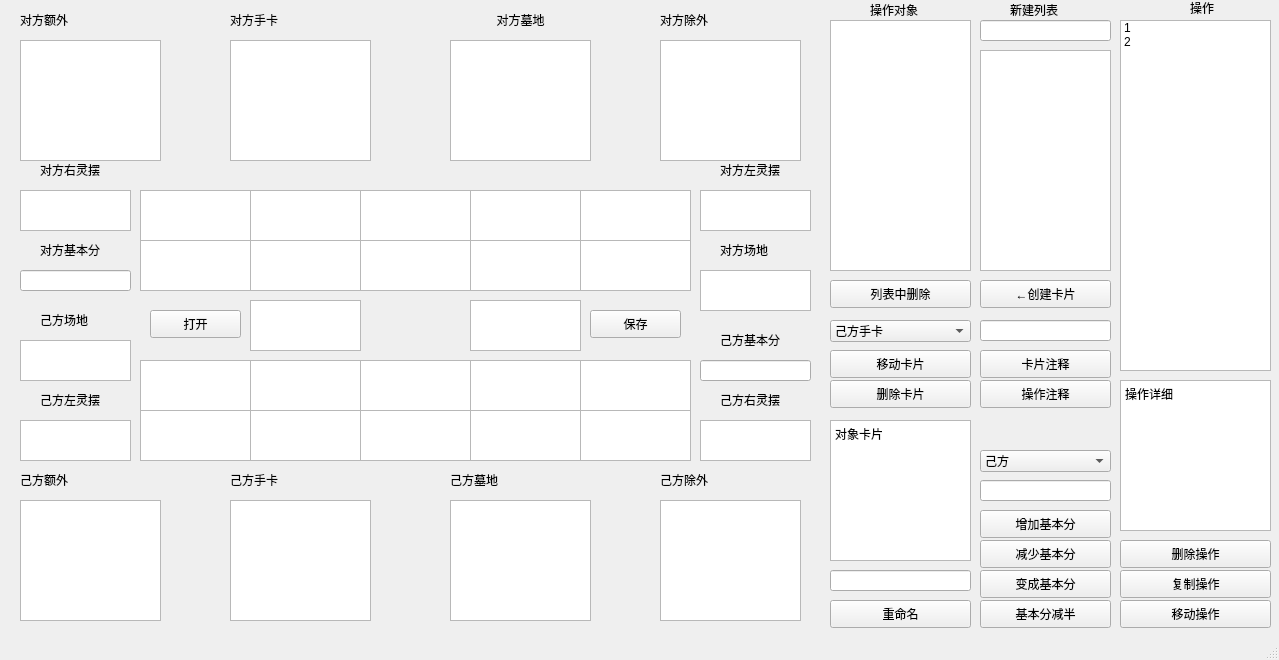
<?xml version="1.0" encoding="UTF-8"?>
<ui version="4.0">
 <class>MainWindow</class>
 <widget class="QMainWindow" name="MainWindow">
  <property name="geometry">
   <rect>
    <x>0</x>
    <y>0</y>
    <width>1279</width>
    <height>660</height>
   </rect>
  </property>
  <property name="windowTitle">
   <string>DuelEditor</string>
  </property>
  <widget class="QWidget" name="centralwidget">
   <widget class="QListWidget" name="Operator_list">
    <property name="geometry">
     <rect>
      <x>1120</x>
      <y>20</y>
      <width>151</width>
      <height>351</height>
     </rect>
    </property>
    <item>
     <property name="text">
      <string>1</string>
     </property>
    </item>
    <item>
     <property name="text">
      <string>2</string>
     </property>
    </item>
   </widget>
   <widget class="QLabel" name="label_ope">
    <property name="geometry">
     <rect>
      <x>1190</x>
      <y>0</y>
      <width>41</width>
      <height>16</height>
     </rect>
    </property>
    <property name="text">
     <string>操作</string>
    </property>
   </widget>
   <widget class="QTextBrowser" name="Operator_detail">
    <property name="geometry">
     <rect>
      <x>1120</x>
      <y>380</y>
      <width>151</width>
      <height>151</height>
     </rect>
    </property>
    <property name="html">
     <string>&lt;!DOCTYPE HTML PUBLIC &quot;-//W3C//DTD HTML 4.0//EN&quot; &quot;http://www.w3.org/TR/REC-html40/strict.dtd&quot;&gt;
&lt;html&gt;&lt;head&gt;&lt;meta name=&quot;qrichtext&quot; content=&quot;1&quot; /&gt;&lt;style type=&quot;text/css&quot;&gt;
p, li { white-space: pre-wrap; }
&lt;/style&gt;&lt;/head&gt;&lt;body style=&quot; font-family:'SimSun'; font-size:9pt; font-weight:400; font-style:normal;&quot;&gt;
&lt;p style=&quot; margin-top:0px; margin-bottom:0px; margin-left:0px; margin-right:0px; -qt-block-indent:0; text-indent:0px;&quot;&gt;操作详细&lt;/p&gt;&lt;/body&gt;&lt;/html&gt;</string>
    </property>
   </widget>
   <widget class="QLabel" name="label_target">
    <property name="geometry">
     <rect>
      <x>870</x>
      <y>0</y>
      <width>81</width>
      <height>20</height>
     </rect>
    </property>
    <property name="text">
     <string>操作对象</string>
    </property>
   </widget>
   <widget class="QListWidget" name="Target_list">
    <property name="geometry">
     <rect>
      <x>830</x>
      <y>20</y>
      <width>141</width>
      <height>251</height>
     </rect>
    </property>
   </widget>
   <widget class="QPushButton" name="Delete_target">
    <property name="geometry">
     <rect>
      <x>830</x>
      <y>280</y>
      <width>141</width>
      <height>28</height>
     </rect>
    </property>
    <property name="text">
     <string>列表中删除</string>
    </property>
   </widget>
   <widget class="QTextBrowser" name="Target_detail">
    <property name="geometry">
     <rect>
      <x>830</x>
      <y>420</y>
      <width>141</width>
      <height>141</height>
     </rect>
    </property>
    <property name="html">
     <string>&lt;!DOCTYPE HTML PUBLIC &quot;-//W3C//DTD HTML 4.0//EN&quot; &quot;http://www.w3.org/TR/REC-html40/strict.dtd&quot;&gt;
&lt;html&gt;&lt;head&gt;&lt;meta name=&quot;qrichtext&quot; content=&quot;1&quot; /&gt;&lt;style type=&quot;text/css&quot;&gt;
p, li { white-space: pre-wrap; }
&lt;/style&gt;&lt;/head&gt;&lt;body style=&quot; font-family:'SimSun'; font-size:9pt; font-weight:400; font-style:normal;&quot;&gt;
&lt;p style=&quot; margin-top:0px; margin-bottom:0px; margin-left:0px; margin-right:0px; -qt-block-indent:0; text-indent:0px;&quot;&gt;对象卡片&lt;/p&gt;&lt;/body&gt;&lt;/html&gt;</string>
    </property>
   </widget>
   <widget class="QPushButton" name="CreateCard_Button">
    <property name="geometry">
     <rect>
      <x>980</x>
      <y>280</y>
      <width>131</width>
      <height>28</height>
     </rect>
    </property>
    <property name="text">
     <string>←创建卡片</string>
    </property>
   </widget>
   <widget class="QPushButton" name="MoveCard_Button">
    <property name="geometry">
     <rect>
      <x>830</x>
      <y>350</y>
      <width>141</width>
      <height>28</height>
     </rect>
    </property>
    <property name="text">
     <string>移动卡片</string>
    </property>
   </widget>
   <widget class="QPushButton" name="CommentCard_Button">
    <property name="geometry">
     <rect>
      <x>980</x>
      <y>350</y>
      <width>131</width>
      <height>28</height>
     </rect>
    </property>
    <property name="text">
     <string>卡片注释</string>
    </property>
   </widget>
   <widget class="QPushButton" name="Comment_Button">
    <property name="geometry">
     <rect>
      <x>980</x>
      <y>380</y>
      <width>131</width>
      <height>28</height>
     </rect>
    </property>
    <property name="text">
     <string>操作注释</string>
    </property>
   </widget>
   <widget class="QWidget" name="DuelFrame" native="true">
    <property name="geometry">
     <rect>
      <x>10</x>
      <y>0</y>
      <width>811</width>
      <height>631</height>
     </rect>
    </property>
    <widget class="QListWidget" name="Self_Ex">
     <property name="geometry">
      <rect>
       <x>10</x>
       <y>500</y>
       <width>141</width>
       <height>121</height>
      </rect>
     </property>
    </widget>
    <widget class="QLabel" name="label_self_hands">
     <property name="geometry">
      <rect>
       <x>10</x>
       <y>470</y>
       <width>141</width>
       <height>20</height>
      </rect>
     </property>
     <property name="text">
      <string>己方额外</string>
     </property>
    </widget>
    <widget class="QListWidget" name="Self_Hand">
     <property name="geometry">
      <rect>
       <x>220</x>
       <y>500</y>
       <width>141</width>
       <height>121</height>
      </rect>
     </property>
    </widget>
    <widget class="QLabel" name="label_self_hands_2">
     <property name="geometry">
      <rect>
       <x>220</x>
       <y>470</y>
       <width>141</width>
       <height>20</height>
      </rect>
     </property>
     <property name="text">
      <string>己方手卡</string>
     </property>
    </widget>
    <widget class="QLabel" name="label_self_hands_3">
     <property name="geometry">
      <rect>
       <x>710</x>
       <y>390</y>
       <width>81</width>
       <height>20</height>
      </rect>
     </property>
     <property name="text">
      <string>己方右灵摆</string>
     </property>
    </widget>
    <widget class="QListWidget" name="Self_S1">
     <property name="geometry">
      <rect>
       <x>130</x>
       <y>410</y>
       <width>111</width>
       <height>51</height>
      </rect>
     </property>
    </widget>
    <widget class="QListWidget" name="Self_S2">
     <property name="geometry">
      <rect>
       <x>240</x>
       <y>410</y>
       <width>111</width>
       <height>51</height>
      </rect>
     </property>
    </widget>
    <widget class="QListWidget" name="Self_S3">
     <property name="geometry">
      <rect>
       <x>350</x>
       <y>410</y>
       <width>111</width>
       <height>51</height>
      </rect>
     </property>
    </widget>
    <widget class="QListWidget" name="Self_S4">
     <property name="geometry">
      <rect>
       <x>460</x>
       <y>410</y>
       <width>111</width>
       <height>51</height>
      </rect>
     </property>
    </widget>
    <widget class="QListWidget" name="Self_S5">
     <property name="geometry">
      <rect>
       <x>570</x>
       <y>410</y>
       <width>111</width>
       <height>51</height>
      </rect>
     </property>
    </widget>
    <widget class="QListWidget" name="Self_P2">
     <property name="geometry">
      <rect>
       <x>690</x>
       <y>420</y>
       <width>111</width>
       <height>41</height>
      </rect>
     </property>
    </widget>
    <widget class="QLabel" name="label_self_hands_9">
     <property name="geometry">
      <rect>
       <x>30</x>
       <y>390</y>
       <width>81</width>
       <height>20</height>
      </rect>
     </property>
     <property name="text">
      <string>己方左灵摆</string>
     </property>
    </widget>
    <widget class="QListWidget" name="Self_P1">
     <property name="geometry">
      <rect>
       <x>10</x>
       <y>420</y>
       <width>111</width>
       <height>41</height>
      </rect>
     </property>
    </widget>
    <widget class="QLabel" name="label_self_hands_10">
     <property name="geometry">
      <rect>
       <x>30</x>
       <y>310</y>
       <width>81</width>
       <height>20</height>
      </rect>
     </property>
     <property name="text">
      <string>己方场地</string>
     </property>
    </widget>
    <widget class="QListWidget" name="Self_Field">
     <property name="geometry">
      <rect>
       <x>10</x>
       <y>340</y>
       <width>111</width>
       <height>41</height>
      </rect>
     </property>
    </widget>
    <widget class="QLabel" name="label_self_hands_11">
     <property name="geometry">
      <rect>
       <x>710</x>
       <y>330</y>
       <width>81</width>
       <height>20</height>
      </rect>
     </property>
     <property name="text">
      <string>己方基本分</string>
     </property>
    </widget>
    <widget class="QLineEdit" name="Self_LP">
     <property name="geometry">
      <rect>
       <x>690</x>
       <y>360</y>
       <width>111</width>
       <height>21</height>
      </rect>
     </property>
    </widget>
    <widget class="QListWidget" name="Self_M5">
     <property name="geometry">
      <rect>
       <x>570</x>
       <y>360</y>
       <width>111</width>
       <height>51</height>
      </rect>
     </property>
    </widget>
    <widget class="QListWidget" name="Self_M1">
     <property name="geometry">
      <rect>
       <x>130</x>
       <y>360</y>
       <width>111</width>
       <height>51</height>
      </rect>
     </property>
    </widget>
    <widget class="QListWidget" name="Self_M2">
     <property name="geometry">
      <rect>
       <x>240</x>
       <y>360</y>
       <width>111</width>
       <height>51</height>
      </rect>
     </property>
    </widget>
    <widget class="QListWidget" name="Self_M4">
     <property name="geometry">
      <rect>
       <x>460</x>
       <y>360</y>
       <width>111</width>
       <height>51</height>
      </rect>
     </property>
    </widget>
    <widget class="QListWidget" name="Self_M3">
     <property name="geometry">
      <rect>
       <x>350</x>
       <y>360</y>
       <width>111</width>
       <height>51</height>
      </rect>
     </property>
    </widget>
    <widget class="QLabel" name="label_self_hands_14">
     <property name="geometry">
      <rect>
       <x>440</x>
       <y>470</y>
       <width>141</width>
       <height>20</height>
      </rect>
     </property>
     <property name="text">
      <string>己方墓地</string>
     </property>
    </widget>
    <widget class="QListWidget" name="Self_Grave">
     <property name="geometry">
      <rect>
       <x>440</x>
       <y>500</y>
       <width>141</width>
       <height>121</height>
      </rect>
     </property>
    </widget>
    <widget class="QListWidget" name="Self_Banish">
     <property name="geometry">
      <rect>
       <x>650</x>
       <y>500</y>
       <width>141</width>
       <height>121</height>
      </rect>
     </property>
    </widget>
    <widget class="QLabel" name="label_self_hands_15">
     <property name="geometry">
      <rect>
       <x>650</x>
       <y>470</y>
       <width>141</width>
       <height>20</height>
      </rect>
     </property>
     <property name="text">
      <string>己方除外</string>
     </property>
    </widget>
    <widget class="QLabel" name="label_self_hands_16">
     <property name="geometry">
      <rect>
       <x>30</x>
       <y>160</y>
       <width>81</width>
       <height>20</height>
      </rect>
     </property>
     <property name="text">
      <string>对方右灵摆</string>
     </property>
    </widget>
    <widget class="QLabel" name="label_self_hands_18">
     <property name="geometry">
      <rect>
       <x>710</x>
       <y>240</y>
       <width>81</width>
       <height>20</height>
      </rect>
     </property>
     <property name="text">
      <string>对方场地</string>
     </property>
    </widget>
    <widget class="QListWidget" name="Enemy_P1">
     <property name="geometry">
      <rect>
       <x>690</x>
       <y>190</y>
       <width>111</width>
       <height>41</height>
      </rect>
     </property>
    </widget>
    <widget class="QListWidget" name="Enemy_M4">
     <property name="geometry">
      <rect>
       <x>240</x>
       <y>240</y>
       <width>111</width>
       <height>51</height>
      </rect>
     </property>
    </widget>
    <widget class="QLabel" name="label_self_hands_19">
     <property name="geometry">
      <rect>
       <x>710</x>
       <y>160</y>
       <width>81</width>
       <height>20</height>
      </rect>
     </property>
     <property name="text">
      <string>对方左灵摆</string>
     </property>
    </widget>
    <widget class="QListWidget" name="Enemy_S3">
     <property name="geometry">
      <rect>
       <x>350</x>
       <y>190</y>
       <width>111</width>
       <height>51</height>
      </rect>
     </property>
    </widget>
    <widget class="QListWidget" name="ExM_2">
     <property name="geometry">
      <rect>
       <x>460</x>
       <y>300</y>
       <width>111</width>
       <height>51</height>
      </rect>
     </property>
    </widget>
    <widget class="QLineEdit" name="Enemy_LP">
     <property name="geometry">
      <rect>
       <x>10</x>
       <y>270</y>
       <width>111</width>
       <height>21</height>
      </rect>
     </property>
    </widget>
    <widget class="QListWidget" name="Enemy_Field">
     <property name="geometry">
      <rect>
       <x>690</x>
       <y>270</y>
       <width>111</width>
       <height>41</height>
      </rect>
     </property>
    </widget>
    <widget class="QListWidget" name="Enemy_P2">
     <property name="geometry">
      <rect>
       <x>10</x>
       <y>190</y>
       <width>111</width>
       <height>41</height>
      </rect>
     </property>
    </widget>
    <widget class="QListWidget" name="Enemy_S2">
     <property name="geometry">
      <rect>
       <x>460</x>
       <y>190</y>
       <width>111</width>
       <height>51</height>
      </rect>
     </property>
    </widget>
    <widget class="QListWidget" name="ExM_1">
     <property name="geometry">
      <rect>
       <x>240</x>
       <y>300</y>
       <width>111</width>
       <height>51</height>
      </rect>
     </property>
    </widget>
    <widget class="QListWidget" name="Enemy_M2">
     <property name="geometry">
      <rect>
       <x>460</x>
       <y>240</y>
       <width>111</width>
       <height>51</height>
      </rect>
     </property>
    </widget>
    <widget class="QListWidget" name="Enemy_M1">
     <property name="geometry">
      <rect>
       <x>570</x>
       <y>240</y>
       <width>111</width>
       <height>51</height>
      </rect>
     </property>
    </widget>
    <widget class="QLabel" name="label_self_hands_21">
     <property name="geometry">
      <rect>
       <x>30</x>
       <y>240</y>
       <width>81</width>
       <height>20</height>
      </rect>
     </property>
     <property name="text">
      <string>对方基本分</string>
     </property>
    </widget>
    <widget class="QListWidget" name="Enemy_S4">
     <property name="geometry">
      <rect>
       <x>240</x>
       <y>190</y>
       <width>111</width>
       <height>51</height>
      </rect>
     </property>
    </widget>
    <widget class="QListWidget" name="Enemy_S1">
     <property name="geometry">
      <rect>
       <x>570</x>
       <y>190</y>
       <width>111</width>
       <height>51</height>
      </rect>
     </property>
    </widget>
    <widget class="QListWidget" name="Enemy_S5">
     <property name="geometry">
      <rect>
       <x>130</x>
       <y>190</y>
       <width>111</width>
       <height>51</height>
      </rect>
     </property>
    </widget>
    <widget class="QListWidget" name="Enemy_M5">
     <property name="geometry">
      <rect>
       <x>130</x>
       <y>240</y>
       <width>111</width>
       <height>51</height>
      </rect>
     </property>
    </widget>
    <widget class="QListWidget" name="Enemy_M3">
     <property name="geometry">
      <rect>
       <x>350</x>
       <y>240</y>
       <width>111</width>
       <height>51</height>
      </rect>
     </property>
    </widget>
    <widget class="QListWidget" name="Enemy_Banish">
     <property name="geometry">
      <rect>
       <x>650</x>
       <y>40</y>
       <width>141</width>
       <height>121</height>
      </rect>
     </property>
    </widget>
    <widget class="QListWidget" name="Enemy_Ex">
     <property name="geometry">
      <rect>
       <x>10</x>
       <y>40</y>
       <width>141</width>
       <height>121</height>
      </rect>
     </property>
    </widget>
    <widget class="QLabel" name="label_self_hands_17">
     <property name="geometry">
      <rect>
       <x>440</x>
       <y>10</y>
       <width>141</width>
       <height>20</height>
      </rect>
     </property>
     <property name="layoutDirection">
      <enum>Qt::LeftToRight</enum>
     </property>
     <property name="text">
      <string>对方墓地</string>
     </property>
     <property name="alignment">
      <set>Qt::AlignCenter</set>
     </property>
    </widget>
    <widget class="QLabel" name="label_self_hands_4">
     <property name="geometry">
      <rect>
       <x>220</x>
       <y>10</y>
       <width>141</width>
       <height>20</height>
      </rect>
     </property>
     <property name="text">
      <string>对方手卡</string>
     </property>
    </widget>
    <widget class="QListWidget" name="Enemy_Hand">
     <property name="geometry">
      <rect>
       <x>220</x>
       <y>40</y>
       <width>141</width>
       <height>121</height>
      </rect>
     </property>
    </widget>
    <widget class="QListWidget" name="Enemy_Grave">
     <property name="geometry">
      <rect>
       <x>440</x>
       <y>40</y>
       <width>141</width>
       <height>121</height>
      </rect>
     </property>
    </widget>
    <widget class="QLabel" name="label_self_hands_12">
     <property name="geometry">
      <rect>
       <x>10</x>
       <y>10</y>
       <width>141</width>
       <height>20</height>
      </rect>
     </property>
     <property name="text">
      <string>对方额外</string>
     </property>
    </widget>
    <widget class="QLabel" name="label_self_hands_20">
     <property name="geometry">
      <rect>
       <x>650</x>
       <y>10</y>
       <width>141</width>
       <height>20</height>
      </rect>
     </property>
     <property name="text">
      <string>对方除外</string>
     </property>
    </widget>
    <widget class="QPushButton" name="Delete_target_2">
     <property name="geometry">
      <rect>
       <x>140</x>
       <y>310</y>
       <width>91</width>
       <height>28</height>
      </rect>
     </property>
     <property name="text">
      <string>打开</string>
     </property>
    </widget>
    <widget class="QPushButton" name="Delete_target_3">
     <property name="geometry">
      <rect>
       <x>580</x>
       <y>310</y>
       <width>91</width>
       <height>28</height>
      </rect>
     </property>
     <property name="text">
      <string>保存</string>
     </property>
    </widget>
   </widget>
   <widget class="QPushButton" name="EraseCard_Button">
    <property name="geometry">
     <rect>
      <x>830</x>
      <y>380</y>
      <width>141</width>
      <height>28</height>
     </rect>
    </property>
    <property name="text">
     <string>删除卡片</string>
    </property>
   </widget>
   <widget class="QComboBox" name="Dest_Box">
    <property name="geometry">
     <rect>
      <x>830</x>
      <y>320</y>
      <width>141</width>
      <height>22</height>
     </rect>
    </property>
    <item>
     <property name="text">
      <string>己方手卡</string>
     </property>
    </item>
    <item>
     <property name="text">
      <string>己方魔陷_1</string>
     </property>
    </item>
    <item>
     <property name="text">
      <string>己方魔陷_2</string>
     </property>
    </item>
    <item>
     <property name="text">
      <string>己方魔陷_3</string>
     </property>
    </item>
    <item>
     <property name="text">
      <string>己方魔陷_4</string>
     </property>
    </item>
    <item>
     <property name="text">
      <string>己方魔陷_5</string>
     </property>
    </item>
    <item>
     <property name="text">
      <string>己方场地</string>
     </property>
    </item>
    <item>
     <property name="text">
      <string>己方灵摆_1</string>
     </property>
    </item>
    <item>
     <property name="text">
      <string>己方灵摆_2</string>
     </property>
    </item>
    <item>
     <property name="text">
      <string>己方怪兽_1</string>
     </property>
    </item>
    <item>
     <property name="text">
      <string>己方怪兽_2</string>
     </property>
    </item>
    <item>
     <property name="text">
      <string>己方怪兽_3</string>
     </property>
    </item>
    <item>
     <property name="text">
      <string>己方怪兽_4</string>
     </property>
    </item>
    <item>
     <property name="text">
      <string>己方怪兽_5</string>
     </property>
    </item>
   </widget>
   <widget class="QLabel" name="label_target_2">
    <property name="geometry">
     <rect>
      <x>1010</x>
      <y>0</y>
      <width>81</width>
      <height>20</height>
     </rect>
    </property>
    <property name="text">
     <string>新建列表</string>
    </property>
   </widget>
   <widget class="QLineEdit" name="NewCard_line">
    <property name="geometry">
     <rect>
      <x>980</x>
      <y>20</y>
      <width>131</width>
      <height>21</height>
     </rect>
    </property>
   </widget>
   <widget class="QListWidget" name="Newcard_List">
    <property name="geometry">
     <rect>
      <x>980</x>
      <y>50</y>
      <width>131</width>
      <height>221</height>
     </rect>
    </property>
   </widget>
   <widget class="QPushButton" name="DeleteOpe_Button">
    <property name="geometry">
     <rect>
      <x>1120</x>
      <y>540</y>
      <width>151</width>
      <height>28</height>
     </rect>
    </property>
    <property name="text">
     <string>删除操作</string>
    </property>
   </widget>
   <widget class="QPushButton" name="CopyOpe_Button">
    <property name="geometry">
     <rect>
      <x>1120</x>
      <y>570</y>
      <width>151</width>
      <height>28</height>
     </rect>
    </property>
    <property name="text">
     <string>复制操作</string>
    </property>
   </widget>
   <widget class="QPushButton" name="MoveOpe_Button">
    <property name="geometry">
     <rect>
      <x>1120</x>
      <y>600</y>
      <width>151</width>
      <height>28</height>
     </rect>
    </property>
    <property name="text">
     <string>移动操作</string>
    </property>
   </widget>
   <widget class="QComboBox" name="LPTarget_Box">
    <property name="geometry">
     <rect>
      <x>980</x>
      <y>450</y>
      <width>131</width>
      <height>22</height>
     </rect>
    </property>
    <item>
     <property name="text">
      <string>己方</string>
     </property>
    </item>
    <item>
     <property name="text">
      <string>对方</string>
     </property>
    </item>
   </widget>
   <widget class="QLineEdit" name="LP_line">
    <property name="geometry">
     <rect>
      <x>980</x>
      <y>480</y>
      <width>131</width>
      <height>21</height>
     </rect>
    </property>
   </widget>
   <widget class="QPushButton" name="AddLP_Button">
    <property name="geometry">
     <rect>
      <x>980</x>
      <y>510</y>
      <width>131</width>
      <height>28</height>
     </rect>
    </property>
    <property name="text">
     <string>增加基本分</string>
    </property>
   </widget>
   <widget class="QPushButton" name="DecLP_Button">
    <property name="geometry">
     <rect>
      <x>980</x>
      <y>540</y>
      <width>131</width>
      <height>28</height>
     </rect>
    </property>
    <property name="text">
     <string>减少基本分</string>
    </property>
   </widget>
   <widget class="QPushButton" name="CgeLP_Button">
    <property name="geometry">
     <rect>
      <x>980</x>
      <y>570</y>
      <width>131</width>
      <height>28</height>
     </rect>
    </property>
    <property name="text">
     <string>变成基本分</string>
    </property>
   </widget>
   <widget class="QPushButton" name="HalLP_Button">
    <property name="geometry">
     <rect>
      <x>980</x>
      <y>600</y>
      <width>131</width>
      <height>28</height>
     </rect>
    </property>
    <property name="text">
     <string>基本分减半</string>
    </property>
   </widget>
   <widget class="QLineEdit" name="NewCard_Rename">
    <property name="geometry">
     <rect>
      <x>830</x>
      <y>570</y>
      <width>141</width>
      <height>21</height>
     </rect>
    </property>
   </widget>
   <widget class="QPushButton" name="NewCard_Rename_Button">
    <property name="geometry">
     <rect>
      <x>830</x>
      <y>600</y>
      <width>141</width>
      <height>28</height>
     </rect>
    </property>
    <property name="text">
     <string>重命名</string>
    </property>
   </widget>
   <widget class="QLineEdit" name="Comment_Line">
    <property name="geometry">
     <rect>
      <x>980</x>
      <y>320</y>
      <width>131</width>
      <height>21</height>
     </rect>
    </property>
   </widget>
  </widget>
  <widget class="QStatusBar" name="statusbar"/>
 </widget>
 <resources/>
 <connections/>
</ui>
